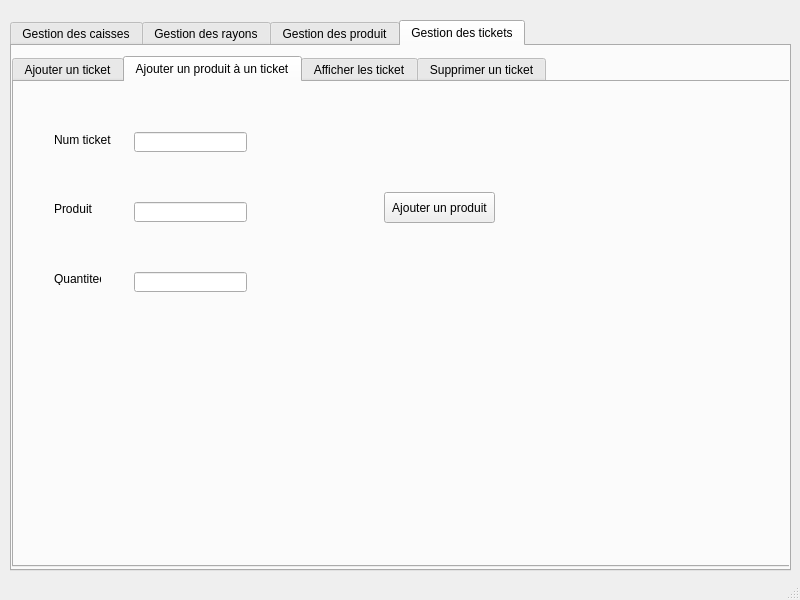
<?xml version="1.0" encoding="UTF-8"?>
<ui version="4.0">
 <class>MainWindow</class>
 <widget class="QMainWindow" name="MainWindow">
  <property name="geometry">
   <rect>
    <x>0</x>
    <y>0</y>
    <width>800</width>
    <height>600</height>
   </rect>
  </property>
  <property name="windowTitle">
   <string>MainWindow</string>
  </property>
  <widget class="QWidget" name="centralwidget">
   <widget class="QTabWidget" name="tabWidget">
    <property name="geometry">
     <rect>
      <x>10</x>
      <y>20</y>
      <width>781</width>
      <height>551</height>
     </rect>
    </property>
    <property name="currentIndex">
     <number>3</number>
    </property>
    <widget class="QWidget" name="Gestion_des_caisses">
     <attribute name="title">
      <string>Gestion des caisses</string>
     </attribute>
     <widget class="QTabWidget" name="tabWidget_2">
      <property name="geometry">
       <rect>
        <x>0</x>
        <y>20</y>
        <width>781</width>
        <height>501</height>
       </rect>
      </property>
      <property name="currentIndex">
       <number>2</number>
      </property>
      <widget class="QWidget" name="tab">
       <attribute name="title">
        <string>Ajouter caisse</string>
       </attribute>
       <widget class="QLabel" name="label_ID">
        <property name="geometry">
         <rect>
          <x>30</x>
          <y>40</y>
          <width>61</width>
          <height>16</height>
         </rect>
        </property>
        <property name="text">
         <string>ID caisse</string>
        </property>
       </widget>
       <widget class="QLabel" name="label_Etat">
        <property name="geometry">
         <rect>
          <x>30</x>
          <y>100</y>
          <width>47</width>
          <height>13</height>
         </rect>
        </property>
        <property name="text">
         <string>Etat</string>
        </property>
       </widget>
       <widget class="QLineEdit" name="lineEdit_ID">
        <property name="geometry">
         <rect>
          <x>120</x>
          <y>40</y>
          <width>113</width>
          <height>20</height>
         </rect>
        </property>
       </widget>
       <widget class="QPushButton" name="pushButton_Ajouter_c">
        <property name="geometry">
         <rect>
          <x>430</x>
          <y>80</y>
          <width>75</width>
          <height>23</height>
         </rect>
        </property>
        <property name="text">
         <string>Ajouter</string>
        </property>
       </widget>
       <widget class="QRadioButton" name="radioButton_rep_2">
        <property name="geometry">
         <rect>
          <x>120</x>
          <y>180</y>
          <width>91</width>
          <height>16</height>
         </rect>
        </property>
        <property name="text">
         <string>En reparation</string>
        </property>
       </widget>
       <widget class="QRadioButton" name="radioButton_panne_2">
        <property name="geometry">
         <rect>
          <x>120</x>
          <y>140</y>
          <width>82</width>
          <height>17</height>
         </rect>
        </property>
        <property name="text">
         <string>En panne</string>
        </property>
       </widget>
       <widget class="QRadioButton" name="radioButton_fonc_2">
        <property name="geometry">
         <rect>
          <x>120</x>
          <y>100</y>
          <width>82</width>
          <height>17</height>
         </rect>
        </property>
        <property name="text">
         <string>Fonctionnelle</string>
        </property>
       </widget>
      </widget>
      <widget class="QWidget" name="tab_5">
       <attribute name="title">
        <string>Modifier caisse</string>
       </attribute>
       <widget class="QLabel" name="label_ID_2">
        <property name="geometry">
         <rect>
          <x>30</x>
          <y>40</y>
          <width>61</width>
          <height>16</height>
         </rect>
        </property>
        <property name="text">
         <string>ID caisse</string>
        </property>
       </widget>
       <widget class="QPushButton" name="pushButton_Modifier_c">
        <property name="geometry">
         <rect>
          <x>430</x>
          <y>80</y>
          <width>75</width>
          <height>23</height>
         </rect>
        </property>
        <property name="text">
         <string>Modifier</string>
        </property>
       </widget>
       <widget class="QLineEdit" name="lineEdit_ID_2">
        <property name="geometry">
         <rect>
          <x>120</x>
          <y>40</y>
          <width>113</width>
          <height>20</height>
         </rect>
        </property>
       </widget>
       <widget class="QLabel" name="label_Etat_2">
        <property name="geometry">
         <rect>
          <x>30</x>
          <y>100</y>
          <width>47</width>
          <height>13</height>
         </rect>
        </property>
        <property name="text">
         <string>Etat</string>
        </property>
       </widget>
       <widget class="QRadioButton" name="radioButton_fonc">
        <property name="geometry">
         <rect>
          <x>120</x>
          <y>100</y>
          <width>82</width>
          <height>17</height>
         </rect>
        </property>
        <property name="text">
         <string>Fonctionnelle</string>
        </property>
       </widget>
       <widget class="QRadioButton" name="radioButton_panne">
        <property name="geometry">
         <rect>
          <x>120</x>
          <y>140</y>
          <width>82</width>
          <height>17</height>
         </rect>
        </property>
        <property name="text">
         <string>En panne</string>
        </property>
       </widget>
       <widget class="QRadioButton" name="radioButton_rep">
        <property name="geometry">
         <rect>
          <x>120</x>
          <y>180</y>
          <width>91</width>
          <height>16</height>
         </rect>
        </property>
        <property name="text">
         <string>En reparation</string>
        </property>
       </widget>
      </widget>
      <widget class="QWidget" name="tab_2">
       <attribute name="title">
        <string>Afficher caisse</string>
       </attribute>
       <widget class="QTableView" name="tableView_c">
        <property name="geometry">
         <rect>
          <x>0</x>
          <y>0</y>
          <width>531</width>
          <height>271</height>
         </rect>
        </property>
       </widget>
       <widget class="QLabel" name="label_ID_Recherche_3">
        <property name="geometry">
         <rect>
          <x>590</x>
          <y>70</y>
          <width>141</width>
          <height>16</height>
         </rect>
        </property>
        <property name="text">
         <string>Entrer un ID d'une caisse</string>
        </property>
       </widget>
       <widget class="QLineEdit" name="lineEdit_recherche_3">
        <property name="geometry">
         <rect>
          <x>590</x>
          <y>100</y>
          <width>113</width>
          <height>20</height>
         </rect>
        </property>
        <property name="whatsThis">
         <string/>
        </property>
        <property name="inputMethodHints">
         <set>Qt::ImhNone</set>
        </property>
        <property name="inputMask">
         <string/>
        </property>
        <property name="text">
         <string/>
        </property>
        <property name="echoMode">
         <enum>QLineEdit::Normal</enum>
        </property>
        <property name="clearButtonEnabled">
         <bool>false</bool>
        </property>
       </widget>
       <widget class="QPushButton" name="pushButton_recherche_3">
        <property name="geometry">
         <rect>
          <x>610</x>
          <y>160</y>
          <width>75</width>
          <height>23</height>
         </rect>
        </property>
        <property name="text">
         <string>Recherche</string>
        </property>
       </widget>
      </widget>
      <widget class="QWidget" name="tab_3">
       <attribute name="title">
        <string>Supprimer caisse</string>
       </attribute>
       <widget class="QLabel" name="label_ID_s">
        <property name="geometry">
         <rect>
          <x>40</x>
          <y>50</y>
          <width>121</width>
          <height>16</height>
         </rect>
        </property>
        <property name="text">
         <string>Saisir l'ID de la caisse</string>
        </property>
       </widget>
       <widget class="QLineEdit" name="lineEdit_ID_s">
        <property name="geometry">
         <rect>
          <x>240</x>
          <y>50</y>
          <width>113</width>
          <height>20</height>
         </rect>
        </property>
       </widget>
       <widget class="QPushButton" name="pushButton_Supprimer_c">
        <property name="geometry">
         <rect>
          <x>270</x>
          <y>140</y>
          <width>75</width>
          <height>23</height>
         </rect>
        </property>
        <property name="text">
         <string>Supprimer</string>
        </property>
       </widget>
      </widget>
     </widget>
    </widget>
    <widget class="QWidget" name="Gestion_des_rayons">
     <attribute name="title">
      <string>Gestion des rayons</string>
     </attribute>
     <widget class="QTabWidget" name="tabWidget_3">
      <property name="geometry">
       <rect>
        <x>0</x>
        <y>20</y>
        <width>781</width>
        <height>501</height>
       </rect>
      </property>
      <property name="currentIndex">
       <number>2</number>
      </property>
      <widget class="QWidget" name="tab_4">
       <attribute name="title">
        <string>Ajouter rayon</string>
       </attribute>
       <widget class="QLabel" name="label_Type">
        <property name="geometry">
         <rect>
          <x>30</x>
          <y>100</y>
          <width>47</width>
          <height>13</height>
         </rect>
        </property>
        <property name="text">
         <string>Type</string>
        </property>
       </widget>
       <widget class="QLabel" name="label_Num">
        <property name="geometry">
         <rect>
          <x>30</x>
          <y>40</y>
          <width>71</width>
          <height>16</height>
         </rect>
        </property>
        <property name="text">
         <string>Numero rayon</string>
        </property>
       </widget>
       <widget class="QPushButton" name="pushButton_Ajouter_r">
        <property name="geometry">
         <rect>
          <x>430</x>
          <y>80</y>
          <width>75</width>
          <height>23</height>
         </rect>
        </property>
        <property name="text">
         <string>Ajouter</string>
        </property>
       </widget>
       <widget class="QLineEdit" name="lineEdit_Num">
        <property name="geometry">
         <rect>
          <x>120</x>
          <y>40</y>
          <width>113</width>
          <height>20</height>
         </rect>
        </property>
       </widget>
       <widget class="QComboBox" name="comboBox_Type">
        <property name="geometry">
         <rect>
          <x>120</x>
          <y>100</y>
          <width>151</width>
          <height>21</height>
         </rect>
        </property>
       </widget>
      </widget>
      <widget class="QWidget" name="tab_16">
       <attribute name="title">
        <string>Modifier rayon</string>
       </attribute>
       <widget class="QLineEdit" name="lineEdit_Num_3">
        <property name="geometry">
         <rect>
          <x>120</x>
          <y>40</y>
          <width>113</width>
          <height>20</height>
         </rect>
        </property>
       </widget>
       <widget class="QPushButton" name="pushButton_Modifier_r">
        <property name="geometry">
         <rect>
          <x>430</x>
          <y>80</y>
          <width>75</width>
          <height>23</height>
         </rect>
        </property>
        <property name="text">
         <string>Modifier</string>
        </property>
       </widget>
       <widget class="QLabel" name="label_Num_3">
        <property name="geometry">
         <rect>
          <x>30</x>
          <y>40</y>
          <width>71</width>
          <height>16</height>
         </rect>
        </property>
        <property name="text">
         <string>Numero rayon</string>
        </property>
       </widget>
       <widget class="QComboBox" name="comboBox_Type_3">
        <property name="geometry">
         <rect>
          <x>120</x>
          <y>100</y>
          <width>151</width>
          <height>21</height>
         </rect>
        </property>
       </widget>
       <widget class="QLabel" name="label_Type_3">
        <property name="geometry">
         <rect>
          <x>30</x>
          <y>100</y>
          <width>47</width>
          <height>13</height>
         </rect>
        </property>
        <property name="text">
         <string>Type</string>
        </property>
       </widget>
      </widget>
      <widget class="QWidget" name="tab_8">
       <attribute name="title">
        <string>Afficher rayon</string>
       </attribute>
       <widget class="QTableView" name="tableView_r">
        <property name="geometry">
         <rect>
          <x>0</x>
          <y>0</y>
          <width>531</width>
          <height>271</height>
         </rect>
        </property>
       </widget>
       <widget class="QLabel" name="label_ID_Recherche_4">
        <property name="geometry">
         <rect>
          <x>580</x>
          <y>70</y>
          <width>141</width>
          <height>16</height>
         </rect>
        </property>
        <property name="text">
         <string>Entrer un numéro de rayon</string>
        </property>
       </widget>
       <widget class="QLineEdit" name="lineEdit_recherche_4">
        <property name="geometry">
         <rect>
          <x>580</x>
          <y>100</y>
          <width>113</width>
          <height>20</height>
         </rect>
        </property>
        <property name="whatsThis">
         <string/>
        </property>
        <property name="inputMethodHints">
         <set>Qt::ImhNone</set>
        </property>
        <property name="inputMask">
         <string/>
        </property>
        <property name="text">
         <string/>
        </property>
        <property name="echoMode">
         <enum>QLineEdit::Normal</enum>
        </property>
        <property name="clearButtonEnabled">
         <bool>false</bool>
        </property>
       </widget>
       <widget class="QPushButton" name="pushButton_recherche_4">
        <property name="geometry">
         <rect>
          <x>600</x>
          <y>160</y>
          <width>75</width>
          <height>23</height>
         </rect>
        </property>
        <property name="text">
         <string>Recherche</string>
        </property>
       </widget>
      </widget>
      <widget class="QWidget" name="tab_6">
       <attribute name="title">
        <string>Supprimer rayon</string>
       </attribute>
       <widget class="QLineEdit" name="lineEdit_Num_s">
        <property name="geometry">
         <rect>
          <x>240</x>
          <y>50</y>
          <width>113</width>
          <height>20</height>
         </rect>
        </property>
       </widget>
       <widget class="QLabel" name="label_Num_s">
        <property name="geometry">
         <rect>
          <x>30</x>
          <y>50</y>
          <width>131</width>
          <height>16</height>
         </rect>
        </property>
        <property name="text">
         <string>Saisir le numero du rayon</string>
        </property>
       </widget>
       <widget class="QPushButton" name="pushButton_Supprimer_r">
        <property name="geometry">
         <rect>
          <x>270</x>
          <y>140</y>
          <width>75</width>
          <height>23</height>
         </rect>
        </property>
        <property name="text">
         <string>Supprimer</string>
        </property>
       </widget>
      </widget>
     </widget>
    </widget>
    <widget class="QWidget" name="tab_9">
     <attribute name="title">
      <string>Gestion des produit</string>
     </attribute>
     <widget class="QTabWidget" name="tabWidget_4">
      <property name="geometry">
       <rect>
        <x>0</x>
        <y>10</y>
        <width>781</width>
        <height>501</height>
       </rect>
      </property>
      <property name="currentIndex">
       <number>0</number>
      </property>
      <widget class="QWidget" name="tab_10">
       <attribute name="title">
        <string>Ajouter produit</string>
       </attribute>
       <widget class="QLabel" name="label_nom">
        <property name="geometry">
         <rect>
          <x>30</x>
          <y>90</y>
          <width>47</width>
          <height>13</height>
         </rect>
        </property>
        <property name="text">
         <string>Nom</string>
        </property>
       </widget>
       <widget class="QLabel" name="label_IDp">
        <property name="geometry">
         <rect>
          <x>30</x>
          <y>40</y>
          <width>71</width>
          <height>16</height>
         </rect>
        </property>
        <property name="text">
         <string>ID produit</string>
        </property>
       </widget>
       <widget class="QPushButton" name="pushButton_Ajouter_p">
        <property name="geometry">
         <rect>
          <x>430</x>
          <y>80</y>
          <width>75</width>
          <height>23</height>
         </rect>
        </property>
        <property name="text">
         <string>Ajouter</string>
        </property>
       </widget>
       <widget class="QLineEdit" name="lineEdit_IDp">
        <property name="geometry">
         <rect>
          <x>120</x>
          <y>40</y>
          <width>113</width>
          <height>20</height>
         </rect>
        </property>
       </widget>
       <widget class="QLineEdit" name="lineEdit_nom">
        <property name="geometry">
         <rect>
          <x>120</x>
          <y>90</y>
          <width>113</width>
          <height>20</height>
         </rect>
        </property>
       </widget>
       <widget class="QLineEdit" name="lineEdit_qant">
        <property name="geometry">
         <rect>
          <x>120</x>
          <y>140</y>
          <width>113</width>
          <height>20</height>
         </rect>
        </property>
       </widget>
       <widget class="QLineEdit" name="lineEdit_prix">
        <property name="geometry">
         <rect>
          <x>120</x>
          <y>190</y>
          <width>113</width>
          <height>20</height>
         </rect>
        </property>
       </widget>
       <widget class="QLabel" name="label_quant">
        <property name="geometry">
         <rect>
          <x>30</x>
          <y>140</y>
          <width>61</width>
          <height>16</height>
         </rect>
        </property>
        <property name="text">
         <string>Quantitée</string>
        </property>
       </widget>
       <widget class="QLabel" name="label_prix">
        <property name="geometry">
         <rect>
          <x>30</x>
          <y>190</y>
          <width>47</width>
          <height>13</height>
         </rect>
        </property>
        <property name="text">
         <string>Prix</string>
        </property>
       </widget>
       <widget class="QLabel" name="label_DLE">
        <property name="geometry">
         <rect>
          <x>30</x>
          <y>290</y>
          <width>81</width>
          <height>16</height>
         </rect>
        </property>
        <property name="text">
         <string> DLE (optionnel)</string>
        </property>
       </widget>
       <widget class="QLineEdit" name="lineEdit_DLE">
        <property name="geometry">
         <rect>
          <x>120</x>
          <y>290</y>
          <width>113</width>
          <height>20</height>
         </rect>
        </property>
       </widget>
       <widget class="QLabel" name="label_NumR">
        <property name="geometry">
         <rect>
          <x>30</x>
          <y>240</y>
          <width>91</width>
          <height>16</height>
         </rect>
        </property>
        <property name="text">
         <string>Numero du rayon</string>
        </property>
       </widget>
       <widget class="QLineEdit" name="lineEdit_NumR">
        <property name="geometry">
         <rect>
          <x>120</x>
          <y>240</y>
          <width>113</width>
          <height>20</height>
         </rect>
        </property>
       </widget>
      </widget>
      <widget class="QWidget" name="tab_7">
       <attribute name="title">
        <string>Modifier produit</string>
       </attribute>
       <widget class="QLineEdit" name="lineEdit_IDp_2">
        <property name="geometry">
         <rect>
          <x>120</x>
          <y>40</y>
          <width>113</width>
          <height>20</height>
         </rect>
        </property>
       </widget>
       <widget class="QLineEdit" name="lineEdit_qant_2">
        <property name="geometry">
         <rect>
          <x>120</x>
          <y>140</y>
          <width>113</width>
          <height>20</height>
         </rect>
        </property>
       </widget>
       <widget class="QLabel" name="label_DLE_2">
        <property name="geometry">
         <rect>
          <x>30</x>
          <y>290</y>
          <width>81</width>
          <height>16</height>
         </rect>
        </property>
        <property name="text">
         <string> DLE (optionnel)</string>
        </property>
       </widget>
       <widget class="QLabel" name="label_nom_2">
        <property name="geometry">
         <rect>
          <x>30</x>
          <y>90</y>
          <width>47</width>
          <height>13</height>
         </rect>
        </property>
        <property name="text">
         <string>Nom</string>
        </property>
       </widget>
       <widget class="QLabel" name="label_IDp_2">
        <property name="geometry">
         <rect>
          <x>30</x>
          <y>40</y>
          <width>71</width>
          <height>16</height>
         </rect>
        </property>
        <property name="text">
         <string>ID produit</string>
        </property>
       </widget>
       <widget class="QLineEdit" name="lineEdit_nom_2">
        <property name="geometry">
         <rect>
          <x>120</x>
          <y>90</y>
          <width>113</width>
          <height>20</height>
         </rect>
        </property>
       </widget>
       <widget class="QLabel" name="label_quant_2">
        <property name="geometry">
         <rect>
          <x>30</x>
          <y>140</y>
          <width>61</width>
          <height>16</height>
         </rect>
        </property>
        <property name="text">
         <string>Quantitée</string>
        </property>
       </widget>
       <widget class="QLineEdit" name="lineEdit_DLE_2">
        <property name="geometry">
         <rect>
          <x>120</x>
          <y>290</y>
          <width>113</width>
          <height>20</height>
         </rect>
        </property>
       </widget>
       <widget class="QPushButton" name="pushButton_Modifier_p">
        <property name="geometry">
         <rect>
          <x>430</x>
          <y>80</y>
          <width>75</width>
          <height>23</height>
         </rect>
        </property>
        <property name="text">
         <string>Modifier</string>
        </property>
       </widget>
       <widget class="QLineEdit" name="lineEdit_prix_2">
        <property name="geometry">
         <rect>
          <x>120</x>
          <y>190</y>
          <width>113</width>
          <height>20</height>
         </rect>
        </property>
       </widget>
       <widget class="QLabel" name="label_prix_2">
        <property name="geometry">
         <rect>
          <x>30</x>
          <y>190</y>
          <width>47</width>
          <height>13</height>
         </rect>
        </property>
        <property name="text">
         <string>Prix</string>
        </property>
       </widget>
       <widget class="QLabel" name="label_NumR_2">
        <property name="geometry">
         <rect>
          <x>30</x>
          <y>240</y>
          <width>91</width>
          <height>16</height>
         </rect>
        </property>
        <property name="text">
         <string>Numero du rayon</string>
        </property>
       </widget>
       <widget class="QLineEdit" name="lineEdit_NumR_2">
        <property name="geometry">
         <rect>
          <x>120</x>
          <y>240</y>
          <width>113</width>
          <height>20</height>
         </rect>
        </property>
       </widget>
      </widget>
      <widget class="QWidget" name="tab_12">
       <attribute name="title">
        <string>Afficher produit</string>
       </attribute>
       <widget class="QTabWidget" name="tabWidget_5">
        <property name="geometry">
         <rect>
          <x>0</x>
          <y>10</y>
          <width>781</width>
          <height>471</height>
         </rect>
        </property>
        <property name="currentIndex">
         <number>1</number>
        </property>
        <widget class="QWidget" name="tab_11">
         <attribute name="title">
          <string>Produit disponible</string>
         </attribute>
         <widget class="QTableView" name="tableView_p">
          <property name="geometry">
           <rect>
            <x>0</x>
            <y>0</y>
            <width>561</width>
            <height>341</height>
           </rect>
          </property>
         </widget>
         <widget class="QLineEdit" name="lineEdit_recherche_2">
          <property name="geometry">
           <rect>
            <x>610</x>
            <y>100</y>
            <width>113</width>
            <height>20</height>
           </rect>
          </property>
          <property name="whatsThis">
           <string/>
          </property>
          <property name="inputMethodHints">
           <set>Qt::ImhNone</set>
          </property>
          <property name="inputMask">
           <string/>
          </property>
          <property name="text">
           <string/>
          </property>
          <property name="echoMode">
           <enum>QLineEdit::Normal</enum>
          </property>
          <property name="clearButtonEnabled">
           <bool>false</bool>
          </property>
         </widget>
         <widget class="QLabel" name="label_ID_Recherche_2">
          <property name="geometry">
           <rect>
            <x>610</x>
            <y>70</y>
            <width>141</width>
            <height>16</height>
           </rect>
          </property>
          <property name="text">
           <string>Entrer un ID</string>
          </property>
         </widget>
         <widget class="QPushButton" name="pushButton_recherche_2">
          <property name="geometry">
           <rect>
            <x>630</x>
            <y>160</y>
            <width>75</width>
            <height>23</height>
           </rect>
          </property>
          <property name="text">
           <string>Recherche</string>
          </property>
         </widget>
        </widget>
        <widget class="QWidget" name="tab_14">
         <attribute name="title">
          <string>Produit vendue</string>
         </attribute>
         <widget class="QTableView" name="tableView_p_v">
          <property name="geometry">
           <rect>
            <x>0</x>
            <y>0</y>
            <width>561</width>
            <height>341</height>
           </rect>
          </property>
         </widget>
         <widget class="QPushButton" name="pushButton_recherche">
          <property name="geometry">
           <rect>
            <x>630</x>
            <y>160</y>
            <width>75</width>
            <height>23</height>
           </rect>
          </property>
          <property name="text">
           <string>Recherche</string>
          </property>
         </widget>
         <widget class="QLineEdit" name="lineEdit_recherche">
          <property name="geometry">
           <rect>
            <x>610</x>
            <y>100</y>
            <width>113</width>
            <height>20</height>
           </rect>
          </property>
          <property name="whatsThis">
           <string/>
          </property>
          <property name="inputMethodHints">
           <set>Qt::ImhNone</set>
          </property>
          <property name="inputMask">
           <string/>
          </property>
          <property name="text">
           <string/>
          </property>
          <property name="echoMode">
           <enum>QLineEdit::Normal</enum>
          </property>
          <property name="clearButtonEnabled">
           <bool>false</bool>
          </property>
         </widget>
         <widget class="QLabel" name="label_ID_Recherche">
          <property name="geometry">
           <rect>
            <x>610</x>
            <y>70</y>
            <width>141</width>
            <height>16</height>
           </rect>
          </property>
          <property name="text">
           <string>Entrer un numèro de ticket</string>
          </property>
         </widget>
        </widget>
       </widget>
      </widget>
      <widget class="QWidget" name="tab_13">
       <attribute name="title">
        <string>Supprimer produit</string>
       </attribute>
       <widget class="QLineEdit" name="lineEdit_IDp_s">
        <property name="geometry">
         <rect>
          <x>240</x>
          <y>50</y>
          <width>113</width>
          <height>20</height>
         </rect>
        </property>
       </widget>
       <widget class="QLabel" name="label_IDp_s">
        <property name="geometry">
         <rect>
          <x>30</x>
          <y>50</y>
          <width>131</width>
          <height>16</height>
         </rect>
        </property>
        <property name="text">
         <string>Saisir l'ID du produit</string>
        </property>
       </widget>
       <widget class="QPushButton" name="pushButton_Supprimer_p">
        <property name="geometry">
         <rect>
          <x>270</x>
          <y>140</y>
          <width>75</width>
          <height>23</height>
         </rect>
        </property>
        <property name="text">
         <string>Supprimer</string>
        </property>
       </widget>
      </widget>
     </widget>
    </widget>
    <widget class="QWidget" name="tab_15">
     <attribute name="title">
      <string>Gestion des tickets</string>
     </attribute>
     <widget class="QTabWidget" name="tabWidget_6">
      <property name="geometry">
       <rect>
        <x>0</x>
        <y>10</y>
        <width>781</width>
        <height>511</height>
       </rect>
      </property>
      <property name="currentIndex">
       <number>1</number>
      </property>
      <widget class="QWidget" name="tab_17">
       <attribute name="title">
        <string>Ajouter un ticket</string>
       </attribute>
       <widget class="QGroupBox" name="groupBox">
        <property name="geometry">
         <rect>
          <x>10</x>
          <y>20</y>
          <width>661</width>
          <height>321</height>
         </rect>
        </property>
        <property name="title">
         <string>Ajouter Ticket</string>
        </property>
        <widget class="QLineEdit" name="lineEdit_ID_t">
         <property name="geometry">
          <rect>
           <x>100</x>
           <y>40</y>
           <width>113</width>
           <height>20</height>
          </rect>
         </property>
        </widget>
        <widget class="QLineEdit" name="lineEdit_Date">
         <property name="geometry">
          <rect>
           <x>100</x>
           <y>100</y>
           <width>113</width>
           <height>20</height>
          </rect>
         </property>
        </widget>
        <widget class="QLabel" name="label">
         <property name="geometry">
          <rect>
           <x>20</x>
           <y>40</y>
           <width>61</width>
           <height>16</height>
          </rect>
         </property>
         <property name="text">
          <string>Num ticket</string>
         </property>
        </widget>
        <widget class="QLabel" name="label_2">
         <property name="geometry">
          <rect>
           <x>20</x>
           <y>100</y>
           <width>47</width>
           <height>13</height>
          </rect>
         </property>
         <property name="text">
          <string>Date</string>
         </property>
        </widget>
        <widget class="QPushButton" name="pushButton_Ajouter_t">
         <property name="geometry">
          <rect>
           <x>350</x>
           <y>100</y>
           <width>75</width>
           <height>23</height>
          </rect>
         </property>
         <property name="text">
          <string>Ajouter</string>
         </property>
        </widget>
       </widget>
      </widget>
      <widget class="QWidget" name="tab_20">
       <attribute name="title">
        <string>Ajouter un produit à un ticket</string>
       </attribute>
       <widget class="QLineEdit" name="lineEdit_quant_t_4">
        <property name="geometry">
         <rect>
          <x>120</x>
          <y>190</y>
          <width>113</width>
          <height>20</height>
         </rect>
        </property>
       </widget>
       <widget class="QLineEdit" name="lineEdit_p_v_4">
        <property name="geometry">
         <rect>
          <x>120</x>
          <y>120</y>
          <width>113</width>
          <height>20</height>
         </rect>
        </property>
       </widget>
       <widget class="QLabel" name="label_13">
        <property name="geometry">
         <rect>
          <x>40</x>
          <y>190</y>
          <width>47</width>
          <height>13</height>
         </rect>
        </property>
        <property name="text">
         <string>Quantitee</string>
        </property>
       </widget>
       <widget class="QLineEdit" name="lineEdit_ID_t_r">
        <property name="geometry">
         <rect>
          <x>120</x>
          <y>50</y>
          <width>113</width>
          <height>20</height>
         </rect>
        </property>
       </widget>
       <widget class="QPushButton" name="pushButton_Ajouter_t_4">
        <property name="geometry">
         <rect>
          <x>370</x>
          <y>110</y>
          <width>111</width>
          <height>31</height>
         </rect>
        </property>
        <property name="text">
         <string>Ajouter un produit</string>
        </property>
       </widget>
       <widget class="QLabel" name="label_14">
        <property name="geometry">
         <rect>
          <x>40</x>
          <y>50</y>
          <width>61</width>
          <height>16</height>
         </rect>
        </property>
        <property name="text">
         <string>Num ticket</string>
        </property>
       </widget>
       <widget class="QLabel" name="label_15">
        <property name="geometry">
         <rect>
          <x>40</x>
          <y>120</y>
          <width>47</width>
          <height>13</height>
         </rect>
        </property>
        <property name="text">
         <string>Produit</string>
        </property>
       </widget>
      </widget>
      <widget class="QWidget" name="tab_18">
       <attribute name="title">
        <string>Afficher les ticket</string>
       </attribute>
       <widget class="QTableView" name="tableView_aff_t">
        <property name="geometry">
         <rect>
          <x>0</x>
          <y>0</y>
          <width>561</width>
          <height>401</height>
         </rect>
        </property>
       </widget>
       <widget class="QPushButton" name="pushButton_recherche_5">
        <property name="geometry">
         <rect>
          <x>620</x>
          <y>180</y>
          <width>75</width>
          <height>23</height>
         </rect>
        </property>
        <property name="text">
         <string>Recherche</string>
        </property>
       </widget>
       <widget class="QLineEdit" name="lineEdit_recherche_5">
        <property name="geometry">
         <rect>
          <x>600</x>
          <y>120</y>
          <width>113</width>
          <height>20</height>
         </rect>
        </property>
        <property name="whatsThis">
         <string/>
        </property>
        <property name="inputMethodHints">
         <set>Qt::ImhNone</set>
        </property>
        <property name="inputMask">
         <string/>
        </property>
        <property name="text">
         <string/>
        </property>
        <property name="echoMode">
         <enum>QLineEdit::Normal</enum>
        </property>
        <property name="clearButtonEnabled">
         <bool>false</bool>
        </property>
       </widget>
       <widget class="QLabel" name="label_ID_Recherche_5">
        <property name="geometry">
         <rect>
          <x>600</x>
          <y>90</y>
          <width>141</width>
          <height>16</height>
         </rect>
        </property>
        <property name="text">
         <string>Entrer un numéro de ticket</string>
        </property>
       </widget>
      </widget>
      <widget class="QWidget" name="tab_19">
       <attribute name="title">
        <string>Supprimer un ticket</string>
       </attribute>
       <widget class="QPushButton" name="pushButton_supprimer_t">
        <property name="geometry">
         <rect>
          <x>340</x>
          <y>150</y>
          <width>75</width>
          <height>23</height>
         </rect>
        </property>
        <property name="text">
         <string>Supprimer</string>
        </property>
       </widget>
       <widget class="QLineEdit" name="lineEdit_IDt_s">
        <property name="geometry">
         <rect>
          <x>310</x>
          <y>60</y>
          <width>113</width>
          <height>20</height>
         </rect>
        </property>
       </widget>
       <widget class="QLabel" name="label_IDp_s_2">
        <property name="geometry">
         <rect>
          <x>100</x>
          <y>60</y>
          <width>131</width>
          <height>16</height>
         </rect>
        </property>
        <property name="text">
         <string>Saisir l'ID du ticket</string>
        </property>
       </widget>
      </widget>
     </widget>
    </widget>
   </widget>
  </widget>
  <widget class="QMenuBar" name="menubar">
   <property name="geometry">
    <rect>
     <x>0</x>
     <y>0</y>
     <width>800</width>
     <height>21</height>
    </rect>
   </property>
  </widget>
  <widget class="QStatusBar" name="statusbar"/>
 </widget>
 <resources/>
 <connections/>
</ui>
